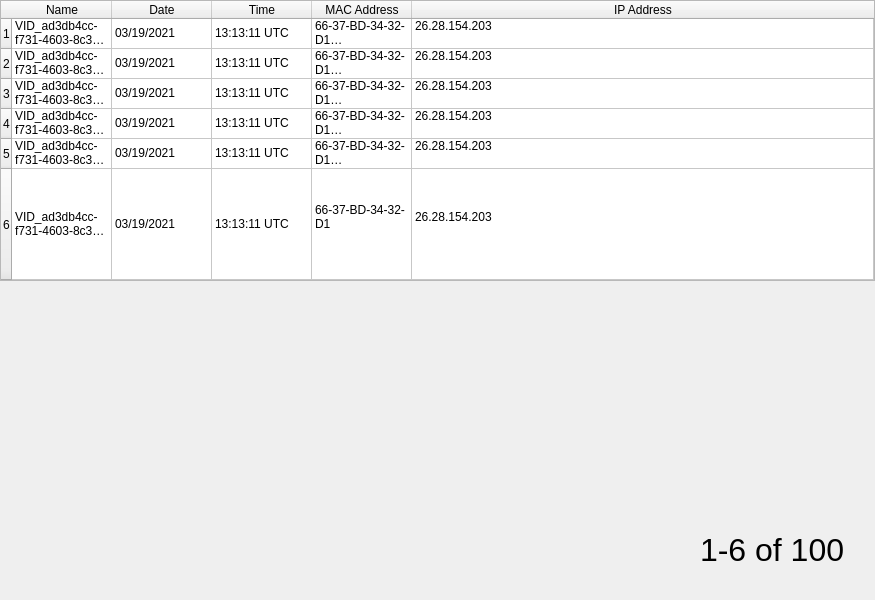
<?xml version="1.0" encoding="UTF-8"?>
<ui version="4.0">
 <class>Form</class>
 <widget class="QWidget" name="Form">
  <property name="geometry">
   <rect>
    <x>0</x>
    <y>0</y>
    <width>875</width>
    <height>600</height>
   </rect>
  </property>
  <property name="windowTitle">
   <string>Form</string>
  </property>
  <widget class="QLabel" name="label_2">
   <property name="geometry">
    <rect>
     <x>700</x>
     <y>530</y>
     <width>151</width>
     <height>41</height>
    </rect>
   </property>
   <property name="sizePolicy">
    <sizepolicy hsizetype="Fixed" vsizetype="Fixed">
     <horstretch>0</horstretch>
     <verstretch>0</verstretch>
    </sizepolicy>
   </property>
   <property name="text">
    <string>&lt;html&gt;&lt;head/&gt;&lt;body&gt;&lt;p&gt;&lt;span style=&quot; font-size:24pt;&quot;&gt;1-6 of 100&lt;/span&gt;&lt;/p&gt;&lt;/body&gt;&lt;/html&gt;</string>
   </property>
  </widget>
  <widget class="QWidget" name="gridLayoutWidget">
   <property name="geometry">
    <rect>
     <x>0</x>
     <y>0</y>
     <width>875</width>
     <height>281</height>
    </rect>
   </property>
   <layout class="QGridLayout" name="gridLayout">
    <item row="0" column="0">
     <widget class="QTableWidget" name="tableWidget">
      <property name="sizePolicy">
       <sizepolicy hsizetype="Preferred" vsizetype="Expanding">
        <horstretch>2</horstretch>
        <verstretch>2</verstretch>
       </sizepolicy>
      </property>
      <property name="verticalScrollBarPolicy">
       <enum>Qt::ScrollBarAlwaysOff</enum>
      </property>
      <property name="horizontalScrollBarPolicy">
       <enum>Qt::ScrollBarAlwaysOff</enum>
      </property>
      <property name="showGrid">
       <bool>true</bool>
      </property>
      <property name="gridStyle">
       <enum>Qt::SolidLine</enum>
      </property>
      <property name="sortingEnabled">
       <bool>false</bool>
      </property>
      <property name="wordWrap">
       <bool>true</bool>
      </property>
      <property name="cornerButtonEnabled">
       <bool>true</bool>
      </property>
      <attribute name="horizontalHeaderCascadingSectionResizes">
       <bool>true</bool>
      </attribute>
      <attribute name="horizontalHeaderShowSortIndicator" stdset="0">
       <bool>true</bool>
      </attribute>
      <attribute name="horizontalHeaderStretchLastSection">
       <bool>true</bool>
      </attribute>
      <attribute name="verticalHeaderCascadingSectionResizes">
       <bool>true</bool>
      </attribute>
      <attribute name="verticalHeaderShowSortIndicator" stdset="0">
       <bool>true</bool>
      </attribute>
      <attribute name="verticalHeaderStretchLastSection">
       <bool>true</bool>
      </attribute>
      <row>
       <property name="text">
        <string>1</string>
       </property>
      </row>
      <row>
       <property name="text">
        <string>2</string>
       </property>
      </row>
      <row>
       <property name="text">
        <string>3</string>
       </property>
      </row>
      <row>
       <property name="text">
        <string>4</string>
       </property>
      </row>
      <row>
       <property name="text">
        <string>5</string>
       </property>
      </row>
      <row>
       <property name="text">
        <string>6</string>
       </property>
      </row>
      <column>
       <property name="text">
        <string>Name</string>
       </property>
      </column>
      <column>
       <property name="text">
        <string>Date</string>
       </property>
      </column>
      <column>
       <property name="text">
        <string>Time</string>
       </property>
      </column>
      <column>
       <property name="text">
        <string>MAC Address</string>
       </property>
      </column>
      <column>
       <property name="text">
        <string>IP Address</string>
       </property>
      </column>
      <item row="0" column="0">
       <property name="text">
        <string>VID_ad3db4cc-f731-4603-8c37-92e07211f689.MP4</string>
       </property>
      </item>
      <item row="0" column="1">
       <property name="text">
        <string>03/19/2021</string>
       </property>
      </item>
      <item row="0" column="2">
       <property name="text">
        <string>13:13:11 UTC</string>
       </property>
      </item>
      <item row="0" column="3">
       <property name="text">
        <string>66-37-BD-34-32-D1
</string>
       </property>
      </item>
      <item row="0" column="4">
       <property name="text">
        <string>26.28.154.203
</string>
       </property>
      </item>
      <item row="1" column="0">
       <property name="text">
        <string>VID_ad3db4cc-f731-4603-8c37-92e07211f689.MP4</string>
       </property>
      </item>
      <item row="1" column="1">
       <property name="text">
        <string>03/19/2021</string>
       </property>
      </item>
      <item row="1" column="2">
       <property name="text">
        <string>13:13:11 UTC</string>
       </property>
      </item>
      <item row="1" column="3">
       <property name="text">
        <string>66-37-BD-34-32-D1
</string>
       </property>
      </item>
      <item row="1" column="4">
       <property name="text">
        <string>26.28.154.203
</string>
       </property>
      </item>
      <item row="2" column="0">
       <property name="text">
        <string>VID_ad3db4cc-f731-4603-8c37-92e07211f689.MP4</string>
       </property>
      </item>
      <item row="2" column="1">
       <property name="text">
        <string>03/19/2021</string>
       </property>
      </item>
      <item row="2" column="2">
       <property name="text">
        <string>13:13:11 UTC</string>
       </property>
      </item>
      <item row="2" column="3">
       <property name="text">
        <string>66-37-BD-34-32-D1
</string>
       </property>
      </item>
      <item row="2" column="4">
       <property name="text">
        <string>26.28.154.203
</string>
       </property>
      </item>
      <item row="3" column="0">
       <property name="text">
        <string>VID_ad3db4cc-f731-4603-8c37-92e07211f689.MP4</string>
       </property>
      </item>
      <item row="3" column="1">
       <property name="text">
        <string>03/19/2021</string>
       </property>
      </item>
      <item row="3" column="2">
       <property name="text">
        <string>13:13:11 UTC</string>
       </property>
      </item>
      <item row="3" column="3">
       <property name="text">
        <string>66-37-BD-34-32-D1
</string>
       </property>
      </item>
      <item row="3" column="4">
       <property name="text">
        <string>26.28.154.203
</string>
       </property>
      </item>
      <item row="4" column="0">
       <property name="text">
        <string>VID_ad3db4cc-f731-4603-8c37-92e07211f689.MP4</string>
       </property>
      </item>
      <item row="4" column="1">
       <property name="text">
        <string>03/19/2021</string>
       </property>
      </item>
      <item row="4" column="2">
       <property name="text">
        <string>13:13:11 UTC</string>
       </property>
      </item>
      <item row="4" column="3">
       <property name="text">
        <string>66-37-BD-34-32-D1
</string>
       </property>
      </item>
      <item row="4" column="4">
       <property name="text">
        <string>26.28.154.203
</string>
       </property>
      </item>
      <item row="5" column="0">
       <property name="text">
        <string>VID_ad3db4cc-f731-4603-8c37-92e07211f689.MP4</string>
       </property>
      </item>
      <item row="5" column="1">
       <property name="text">
        <string>03/19/2021</string>
       </property>
      </item>
      <item row="5" column="2">
       <property name="text">
        <string>13:13:11 UTC</string>
       </property>
      </item>
      <item row="5" column="3">
       <property name="text">
        <string>66-37-BD-34-32-D1
</string>
       </property>
      </item>
      <item row="5" column="4">
       <property name="text">
        <string>26.28.154.203
</string>
       </property>
      </item>
     </widget>
    </item>
   </layout>
  </widget>
 </widget>
 <resources/>
 <connections/>
</ui>
